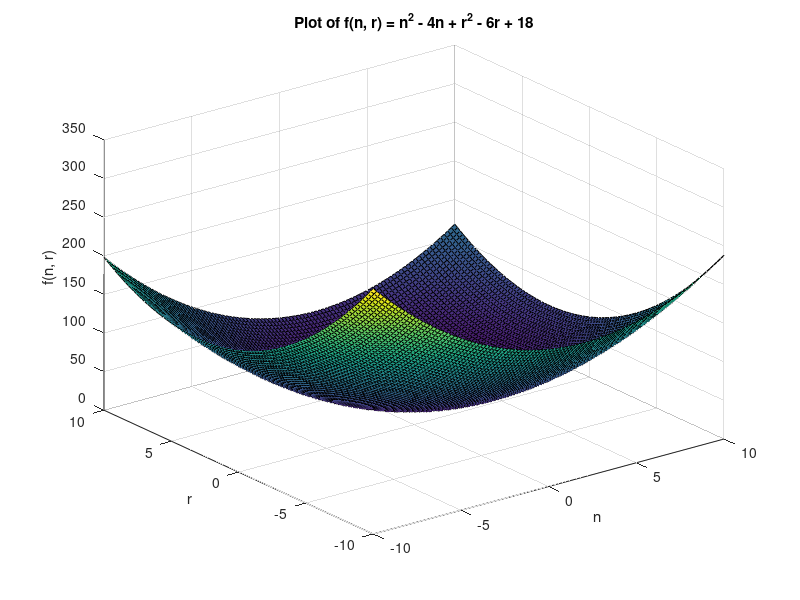

MATLAB code for this plot:
% Define the function
f = @(n, r) n.^2 - 4.*n + r.^2 - 6.*r + 18;

% Create a grid of values for n and r
n_values = linspace(-10, 10, 100); % Adjust the range as needed
r_values = linspace(-10, 10, 100); % Adjust the range as needed
[n, r] = meshgrid(n_values, r_values);

% Evaluate the function at each point in the grid
z = f(n, r);

% Plot the surface
figure;
surf(n, r, z);
xlabel('n');
ylabel('r');
zlabel('f(n, r)');
title('Plot of f(n, r) = n^2 - 4n + r^2 - 6r + 18');
